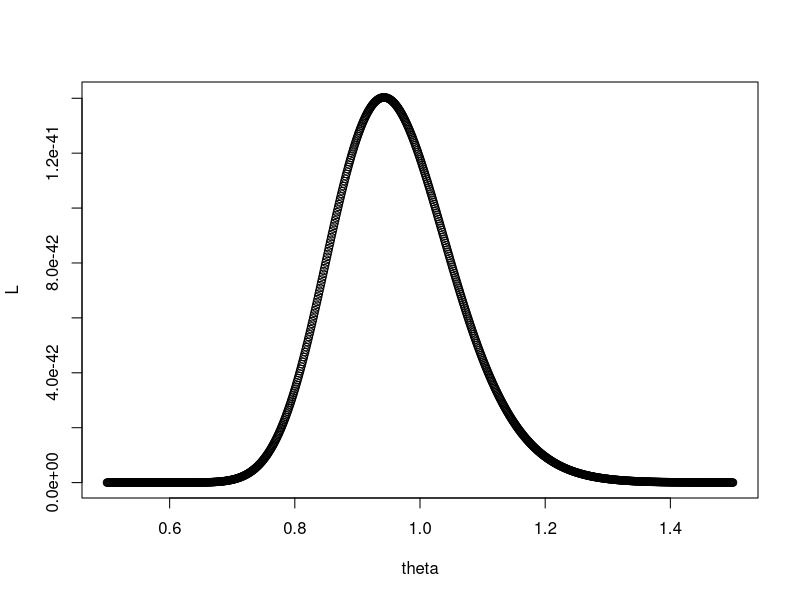
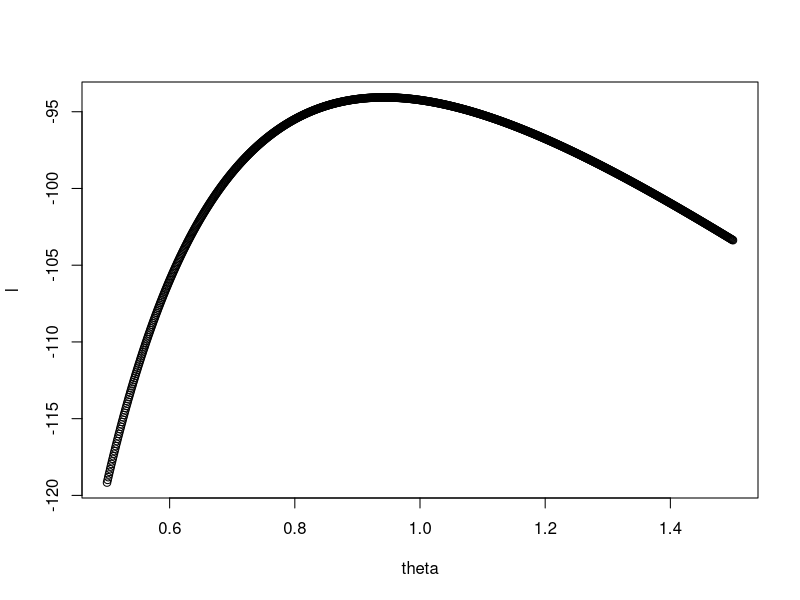
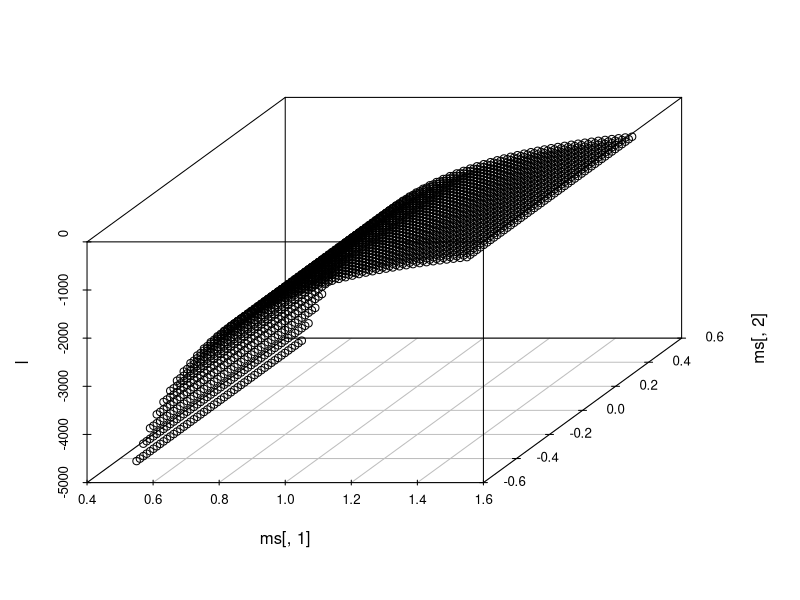
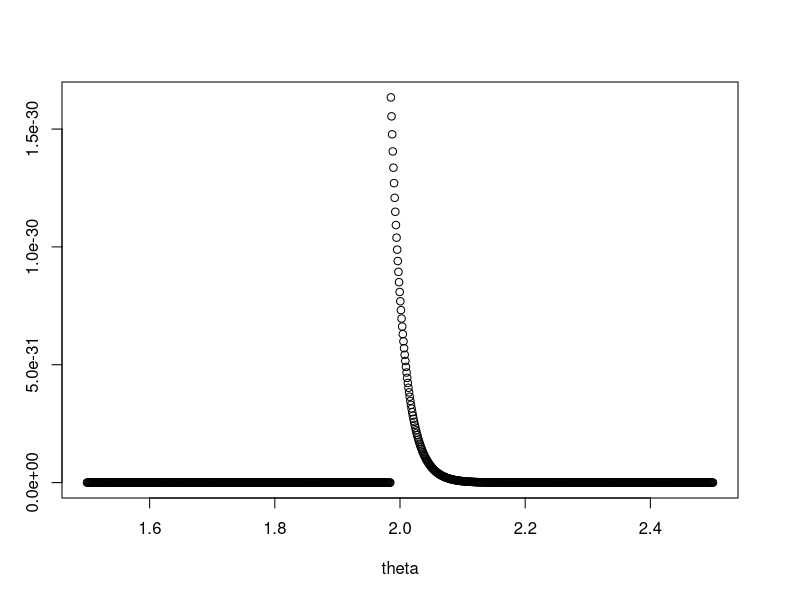

Generate these figures, in order, with R: (Note: this script raises an error after producing the figures.)
## ---- chunk 1
x  <- rexp(n = 100, rate = 1)
n <- length(x)
y <- sum(x)
theta <- seq(0.5, 1.5, length.out = 1000)
## ---- chunk 2
L <- theta^(-n) * exp(-y/theta)
plot(theta, L)
## ---- chunk 3
l <- -n*log(theta) - y/theta
plot(theta, l)
## ---- chunk 4
library(scatterplot3d)

x<- rnorm(100)
n <- length(x)

mu <- seq(-0.5, 0.5, length.out = 50)
sigma <- seq(0.5, 1.5, length.out = 50)
 
ms <- expand.grid(sigma, mu)

l <- -(n/2)*log(2*pi/ms[,1]^2) - (1/(2*ms[,1]^2)*sum((x-ms[,2])^2)) 

scatterplot3d(ms[,1], ms[,2], l, angle = 45)
## ---- chunk 5
x <- runif(100, 0, 2)
n <- length(x)

theta <- seq(1.5, 2.5, length.out = 1000)

L <- numeric(1000)
for(k in 1:1000){
  L[k] <- 1/theta[k]^n*prod(x<theta[k])
}

plot(theta, L)


## ---- chunk 6
(X <- c(rep(0,14), rep(1,30), rep(2,36), rep(3,68), rep(4, 43), rep(5,43), 
       rep(6, 30), rep(7,14), rep(8,10), rep(9, 6), rep(10,4), rep(11,1), rep(12,1)) )
## ---- chunk 7
n <- length(X)
negloglike <- function(lambda) { 
  n * lambda - sum(X) * log(lambda) + sum( log( factorial(X) ) ) 
  } 
## ---- chunk 8
lambda.hat$estimate
mean(X)
